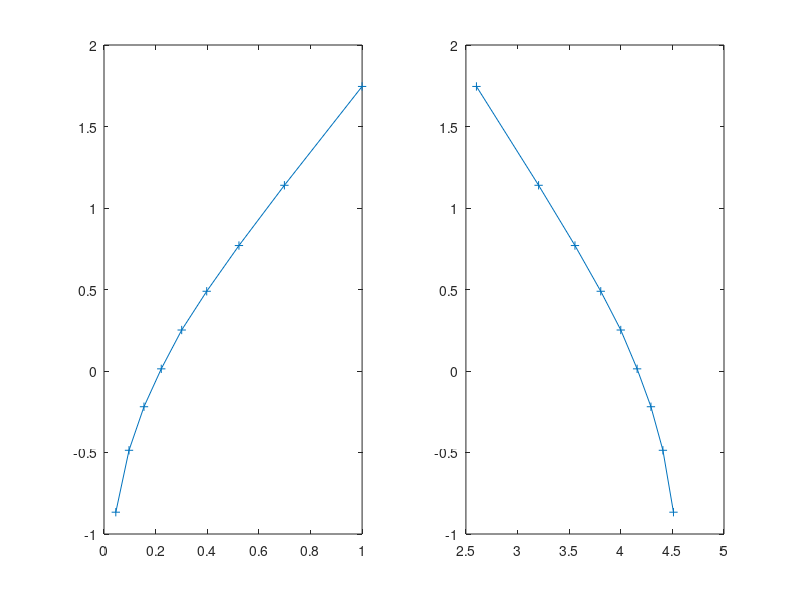
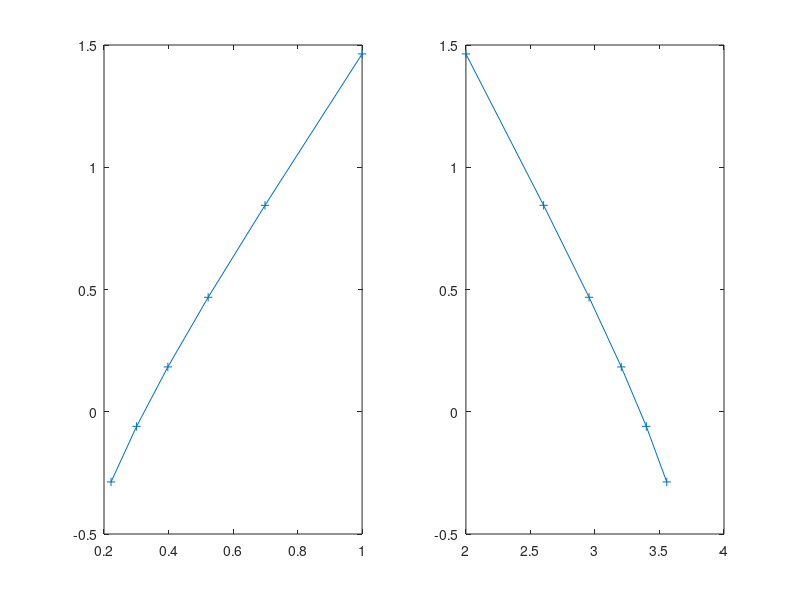
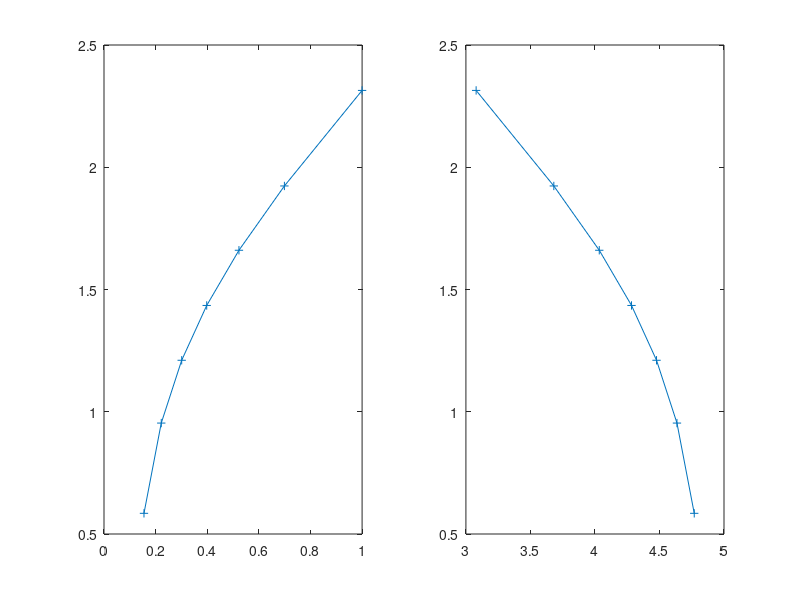

MATLAB code to generate these figures, in order:
% bld
q=[
100/10  4*10^2  7423.4;
100/20  4*20^2  7381.5;
100/30  4*30^2  7373.6;
100/40  4*40^2  7370.8;
100/50  4*50^2  7369.5;
100/60  4*60^2  7368.74654976068;
100/70  4*70^2  7368.31933346176;
100/80  4*80^2  7368.04195659984;
100/90  4*90^2  7367.85174387012;
100/100 4*100^2 7367.71566386005
];
figure(111);clf;
subplot(1,2,1);
plot(log10(q(1:end-1,1)),log10(abs(q(1:end-1,3)-q(end,3))),'-+');
subplot(1,2,2);
plot(log10(q(1:end-1,2)),log10(abs(q(1:end-1,3)-q(end,3))),'-+');

% pwlc
% 10          7396.74833710038
% 20          7374.66300254336
% 30          7370.61472614217
% 40          7369.20085837632
% 50          7368.54696973889
% 60          7368.19191142993
% 100         7367.67563936666

q=[
100/10  10^2  7396.74833710038
100/20  20^2  7374.66300254336
100/30  30^2  7370.61472614217
100/40  40^2  7369.20085837632
100/50  50^2  7368.54696973889
100/60  60^2  7368.19191142993
100/100 100^2 7367.67563936666
];
figure(112);clf;
subplot(1,2,1);
plot(log10(q(1:end-1,1)),log10(abs(q(1:end-1,3)-q(end,3))),'-+');
subplot(1,2,2);
plot(log10(q(1:end-1,2)),log10(abs(q(1:end-1,3)-q(end,3))),'-+');


% pwld
q=[
100/10  3*4*10^2  7599.79019464398;
100/20  3*4*20^2  7477.45883016225;
100/30  3*4*30^2  7439.3730468762;
100/40  3*4*40^2  7420.82308951272;
100/50  3*4*50^2  7409.85016025185;
100/60  3*4*60^2  7402.60023540831;
100/70  3*4*70^2  7397.45372459943;
100/80  3*4*80^2  7393.61134703377
];
figure(113);clf;
subplot(1,2,1);
plot(log10(q(1:end-1,1)),log10(abs(q(1:end-1,3)-q(end,3))),'-+');
subplot(1,2,2);
plot(log10(q(1:end-1,2)),log10(abs(q(1:end-1,3)-q(end,3))),'-+');


